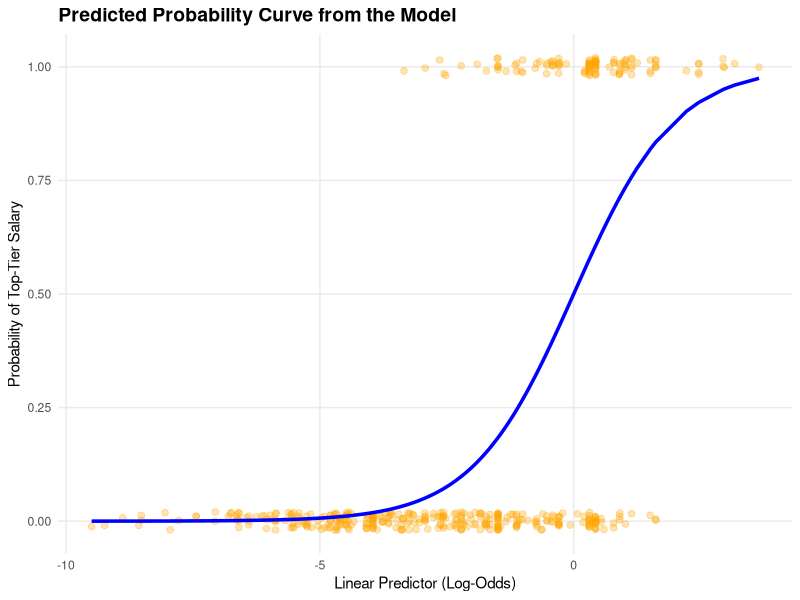

Write R code to recreate this figure.
## ---- chunk 1
knitr::opts_knit$set(root.dir = ".")
knitr::opts_chunk$set(echo = TRUE)
## ---- chunk 2
library(tidyverse)
data <- read.csv("dataset/ds_salaries_clean.csv")
## ---- chunk 3
q3_salary <- as.numeric(quantile(data$salary_in_usd, probs = 0.75, na.rm = TRUE))

data <- data %>%
  mutate(
    row_id = row_number(),
    is_top_tier = if_else(salary_in_usd >= q3_salary, 1L, 0L)
  )

target_summary <- data %>%
  count(is_top_tier, name = "n") %>%
  mutate(
    tier = if_else(is_top_tier == 1L, "Top tier (1)", "Below top tier (0)"),
    proportion = n / sum(n)
  ) %>%
  dplyr::select(tier, n, proportion)

cat("75th-percentile salary cut-off (Q3): $", format(q3_salary, big.mark = ","), "\n", sep = "")
knitr::kable(target_summary, digits = 3,
             caption = "Class distribution for the binary target")
## ---- chunk 4
set.seed(2026)
used_cols <- c("salary_in_usd", "experience_level", "employment_type",
               "company_size", "job_category", "location_group", "remote_ratio",
               "work_year", "is_top_tier")
stopifnot(nrow(data) == 565,
          sum(is.na(data[, intersect(used_cols, names(data))])) == 0)

check_vars <- c("employment_type", "job_category", "location_group",
                "experience_level", "company_size")

repeat {
  idx <- sample(nrow(data), floor(0.8 * nrow(data)))
  tr  <- data[idx, ]
  te  <- data[-idx, ]
  ok  <- all(vapply(check_vars,
                    function(v) all(unique(te[[v]]) %in% unique(tr[[v]])), logical(1)))
  if (ok) break
}

train <- tr
test <- te

stopifnot(nrow(train) == 452, nrow(test) == 113,
          all(!test$row_id %in% train$row_id))
## ---- chunk 5
table(train$work_year);        table(test$work_year)
table(train$experience_level); table(test$experience_level)
table(train$job_category);     table(test$job_category)
table(train$employment_type);  table(test$employment_type)
## ---- chunk 6
job_category_levels <- levels(
  relevel(factor(data$job_category), ref = "Data_Analyst")
)

prepare_predictors <- function(df) {
  dplyr::mutate(
    df,
      experience_level = factor(
        df$experience_level,
        levels = c("EN", "MI", "SE", "EX")
      ),
      company_size = factor(
        df$company_size,
        levels = c("S", "M", "L")
      ),
      remote_ratio = factor(
        df$remote_ratio,
        levels = c(0, 50, 100)
      ),
      job_category = factor(
        df$job_category,
        levels = job_category_levels
      ),
      employment_group = factor(
        dplyr::if_else(df$employment_type == "FT", "FT", "Non_FT"),
        levels = c("FT", "Non_FT")
      ),
      company_location_group = factor(
        dplyr::if_else(df$location_group == "US", "US", "Non_US"),
        levels = c("Non_US", "US")
      )
  )
}

train <- prepare_predictors(train)
test <- prepare_predictors(test)

logit_model <- glm(
  is_top_tier ~ experience_level + company_size + remote_ratio +
    job_category + employment_group + company_location_group,
  family = binomial(link = "logit"),
  data = train
)

summary(logit_model)
## ---- chunk 7
model_matrix <- summary(logit_model)$coefficients
wald_ci <- confint.default(logit_model)

odds_ratios <- tibble(
  term = rownames(model_matrix),
  estimate = model_matrix[, "Estimate"],
  odds_ratio = exp(estimate),
  conf_low = exp(wald_ci[, 1]),
  conf_high = exp(wald_ci[, 2]),
  p_value = model_matrix[, "Pr(>|z|)"],
  significant_at_5pct = p_value < 0.05
) %>%
  filter(term != "(Intercept)") %>%
  mutate(
    across(c(estimate, odds_ratio, conf_low, conf_high), ~ round(.x, 3)),
    p_value = format.pval(p_value, digits = 3, eps = 0.001)
  )

knitr::kable(
  odds_ratios,
  caption = "Adjusted odds ratios and 95% Wald confidence intervals for top-tier salary"
)
## ---- chunk 8
mcfadden_r2 <- 1 - logit_model$deviance / logit_model$null.deviance

fit_summary <- tibble(
  observations = nobs(logit_model),
  top_tier_cases = sum(train$is_top_tier),
  null_deviance = logit_model$null.deviance,
  residual_deviance = logit_model$deviance,
  AIC = AIC(logit_model),
  McFadden_R2 = mcfadden_r2
) %>%
  mutate(across(where(is.numeric), ~ round(.x, 3)))

knitr::kable(fit_summary, caption = "In-sample logistic-model fit summary")
## ---- chunk 9
# 1. Extract the linear predictors (log-odds) and fitted probabilities
plot_data <- train %>%
  mutate(
    predicted_prob = predict(logit_model, type = "response"),
    log_odds = predict(logit_model, type = "link")
  )

# 2. Plot the logistic curve and the actual observations
ggplot(plot_data, aes(x = log_odds)) +
  
  # Scatter plot of actual observations (Y = 0 or 1)
  # Jitter is added to the y-axis to match the visual style of the reference plot
  geom_jitter(
    aes(y = is_top_tier), 
    width = 0, 
    height = 0.02,
    color = "orange", 
    alpha = 0.3, 
    size = 2
  ) +
  
  # The S-curve representing the predicted probability
  geom_line(
    aes(y = predicted_prob), 
    color = "blue", 
    linewidth = 1.2
  ) +
  
  # Formatting the plot
  theme_minimal() +
  labs(
    title = "Predicted Probability Curve from the Model",
    x = "Linear Predictor (Log-Odds)",
    y = "Probability of Top-Tier Salary"
  ) +
  scale_y_continuous(breaks = seq(0, 1, by = 0.25)) +
  theme(
    panel.grid.minor = element_blank(),
    plot.title = element_text(size = 14, face = "bold")
  )
## ---- chunk 10
# Generate in-sample predictions on training set
train_predictions <- train %>%
  mutate(
    predicted_probability = predict(logit_model, type = "response"),
    predicted_class = if_else(predicted_probability >= 0.5, 1L, 0L)
  )

# Compute confusion matrix
cm_train <- table(
  Actual = train_predictions$is_top_tier,
  Predicted = train_predictions$predicted_class
)

cat("=== In-Sample Confusion Matrix (Training Set, n=452) ===\n")
print(cm_train)

# Extract and display classification metrics
tn_train <- cm_train[1, 1]
fp_train <- cm_train[1, 2]
fn_train <- cm_train[2, 1]
tp_train <- cm_train[2, 2]

cat("\n=== Classification Breakdown ===\n")
cat("True Negatives (TN):    ", tn_train, " (actual=0, predicted=0)\n")
cat("False Positives (FP):   ", fp_train, " (actual=0, predicted=1)\n")
cat("False Negatives (FN):   ", fn_train, " (actual=1, predicted=0)\n")
cat("True Positives (TP):    ", tp_train, " (actual=1, predicted=1)\n")

# Calculate in-sample classification metrics
accuracy_train <- (tp_train + tn_train) / (tp_train + tn_train + fp_train + fn_train)
sensitivity_train <- tp_train / (tp_train + fn_train)
specificity_train <- tn_train / (tn_train + fp_train)
fpr_train <- fp_train / (tn_train + fp_train)
fnr_train <- fn_train / (tp_train + fn_train)

metrics_train <- tibble(
  Metric = c("Accuracy", "Sensitivity (True Positive Rate)", "Specificity (True Negative Rate)", 
             "False Positive Rate", "False Negative Rate"),
  Value = c(accuracy_train, sensitivity_train, specificity_train, fpr_train, fnr_train),
  Interpretation = c(
    "Proportion of correct classifications",
    "Proportion of actual top-tier correctly identified",
    "Proportion of actual non-top-tier correctly identified",
    "Proportion of non-top-tier misclassified as top-tier",
    "Proportion of top-tier misclassified as non-top-tier"
  )
) %>%
  mutate(Value = round(Value, 4))

knitr::kable(
  metrics_train,
  caption = "In-sample classification metrics (training set)"
)
## ---- chunk 11
test_predictions <- test %>%
  mutate(
    predicted_probability = predict(logit_model, newdata = test, type = "response"),
    predicted_class = if_else(predicted_probability >= 0.5, 1L, 0L)
  )

head(test_predictions[c("row_id", "is_top_tier", "predicted_probability", "predicted_class")])
